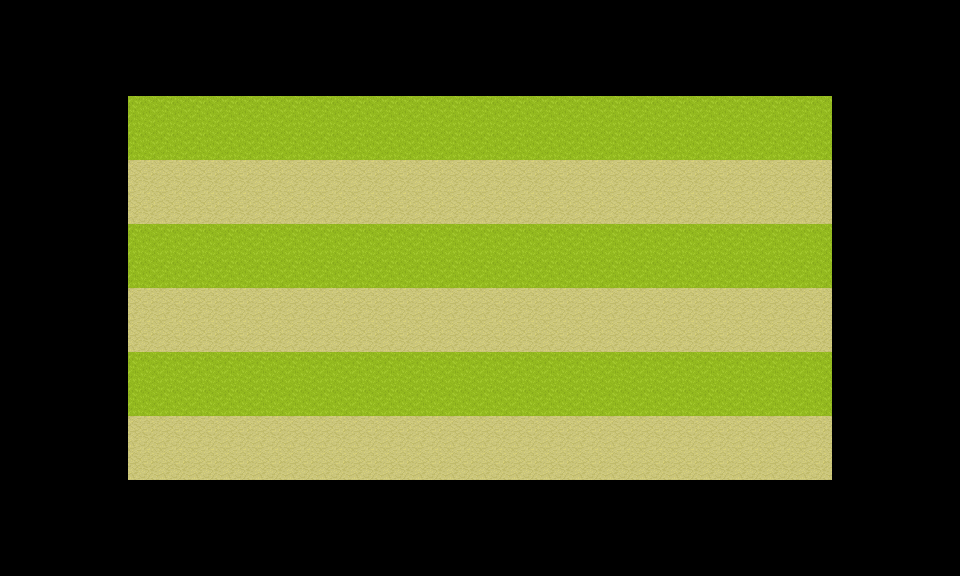

This is a level from a 2D game, rendered from its Tiled map with the project's own tilesets. A one-line summary and the complete map file follow:
An orthogonal 30x18 tile map with 32x32 px tiles, 1 tile layer (Path).

<map version="1.9" tiledversion="1.9.0" orientation="orthogonal" renderorder="right-down" width="30" height="18" tilewidth="32" tileheight="32" infinite="0" nextlayerid="2" nextobjectid="1">
 <tileset firstgid="1" name="samplemap" tilewidth="32" tileheight="32" tilecount="3600" columns="60">
  <image source="samplemap.png" width="1920" height="1920" />
 </tileset>
 <layer id="1" name="Path" width="30" height="18">
  <data encoding="csv">
0,0,0,0,0,0,0,0,0,0,0,0,0,0,0,0,0,0,0,0,0,0,0,0,0,0,0,0,0,0,
0,0,0,0,0,0,0,0,0,0,0,0,0,0,0,0,0,0,0,0,0,0,0,0,0,0,0,0,0,0,
0,0,0,0,0,0,0,0,0,0,0,0,0,0,0,0,0,0,0,0,0,0,0,0,0,0,0,0,0,0,
0,0,0,0,2306,2306,2306,2306,2306,2306,2306,2306,2306,2306,2306,2306,2306,2306,2306,2306,2306,2306,2306,2306,2306,2306,0,0,0,0,
0,0,0,0,2306,2306,2306,2306,2306,2306,2306,2306,2306,2306,2306,2306,2306,2306,2306,2306,2306,2306,2306,2306,2306,2306,0,0,0,0,
0,0,0,0,1771,1771,1771,1771,1771,1771,1771,1771,1771,1771,1771,1771,1771,1771,1771,1771,1771,1771,1771,1771,1771,1771,0,0,0,0,
0,0,0,0,1771,1771,1771,1771,1771,1771,1771,1771,1771,1771,1771,1771,1771,1771,1771,1771,1771,1771,1771,1771,1771,1771,0,0,0,0,
0,0,0,0,2306,2306,2306,2306,2306,2306,2306,2306,2306,2306,2306,2306,2306,2306,2306,2306,2306,2306,2306,2306,2306,2306,0,0,0,0,
0,0,0,0,2306,2306,2306,2306,2306,2306,2306,2306,2306,2306,2306,2306,2306,2306,2306,2306,2306,2306,2306,2306,2306,2306,0,0,0,0,
0,0,0,0,1771,1771,1771,1771,1771,1771,1771,1771,1771,1771,1771,1771,1771,1771,1771,1771,1771,1771,1771,1771,1771,1771,0,0,0,0,
0,0,0,0,1771,1771,1771,1771,1771,1771,1771,1771,1771,1771,1771,1771,1771,1771,1771,1771,1771,1771,1771,1771,1771,1771,0,0,0,0,
0,0,0,0,2306,2306,2306,2306,2306,2306,2306,2306,2306,2306,2306,2306,2306,2306,2306,2306,2306,2306,2306,2306,2306,2306,0,0,0,0,
0,0,0,0,2306,2306,2306,2306,2306,2306,2306,2306,2306,2306,2306,2306,2306,2306,2306,2306,2306,2306,2306,2306,2306,2306,0,0,0,0,
0,0,0,0,1773,1773,1773,1773,1773,1773,1773,1773,1773,1773,1773,1773,1773,1773,1773,1773,1773,1773,1773,1773,1773,1773,0,0,0,0,
0,0,0,0,1773,1773,1773,1773,1773,1773,1773,1773,1773,1773,1773,1773,1773,1773,1773,1773,1773,1773,1773,1773,1773,1773,0,0,0,0,
0,0,0,0,0,0,0,0,0,0,0,0,0,0,0,0,0,0,0,0,0,0,0,0,0,0,0,0,0,0,
0,0,0,0,0,0,0,0,0,0,0,0,0,0,0,0,0,0,0,0,0,0,0,0,0,0,0,0,0,0,
0,0,0,0,0,0,0,0,0,0,0,0,0,0,0,0,0,0,0,0,0,0,0,0,0,0,0,0,0,0
</data>
 </layer>
</map>
